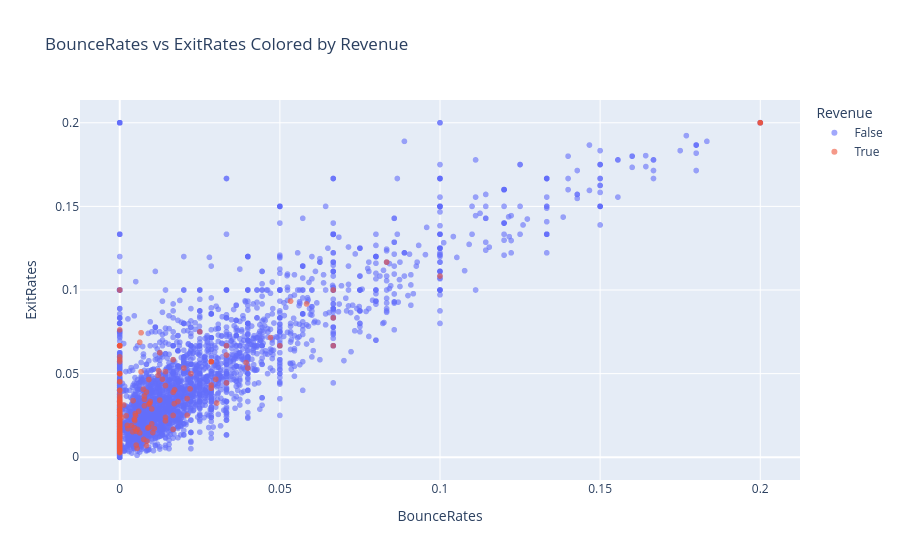

Write notebook code for a chart like this one.
### Markdown cell above
## Bounce Rates vs Exit Rates (Colored by Revenue)
This scatter plot shows the relationship between BounceRates and ExitRates for website sessions, with points colored based on whether the session generated revenue.

### Code cell
fig3 = px.scatter(
    df_cleaned,
    x="BounceRates",
    y="ExitRates",
    color="Revenue",
    opacity=0.6,
    title="BounceRates vs ExitRates Colored by Revenue",
    labels={"Revenue": "Revenue", "BounceRates": "BounceRates", "ExitRates": "ExitRates"}
)

fig3.update_traces(
    hovertemplate="BounceRates: %{x}<br>ExitRates: %{y}<extra></extra>"
)
fig3.show()

### Figure 1 — Plotly figure (JSON) as saved in the notebook; plotly's stock layout.template omitted (floating-point values rounded to 4 significant figures; data arrays with more than 128 entries replaced by an {"elided": "..."} marker saying what was removed)
{"data": [{"hovertemplate": "BounceRates: %{x}<br>ExitRates: %{y}<extra></extra>", "legendgroup": "False", "marker": {"color": "#636efa", "opacity": 0.6, "symbol": "circle"}, "mode": "markers", "name": "False", "showlegend": true, "type": "scattergl", "x": {"elided": "7152 float values"}, "xaxis": "x", "y": {"elided": "7152 float values"}, "yaxis": "y"}, {"hovertemplate": "BounceRates: %{x}<br>ExitRates: %{y}<extra></extra>", "legendgroup": "True", "marker": {"color": "#EF553B", "opacity": 0.6, "symbol": "circle"}, "mode": "markers", "name": "True", "showlegend": true, "type": "scattergl", "x": {"elided": "202 float values"}, "xaxis": "x", "y": {"elided": "202 float values"}, "yaxis": "y"}], "layout": {"legend": {"title": {"text": "Revenue"}, "tracegroupgap": 0}, "title": {"text": "BounceRates vs ExitRates Colored by Revenue"}, "xaxis": {"anchor": "y", "domain": [0, 1], "title": {"text": "BounceRates"}}, "yaxis": {"anchor": "x", "domain": [0, 1], "title": {"text": "ExitRates"}}}}
